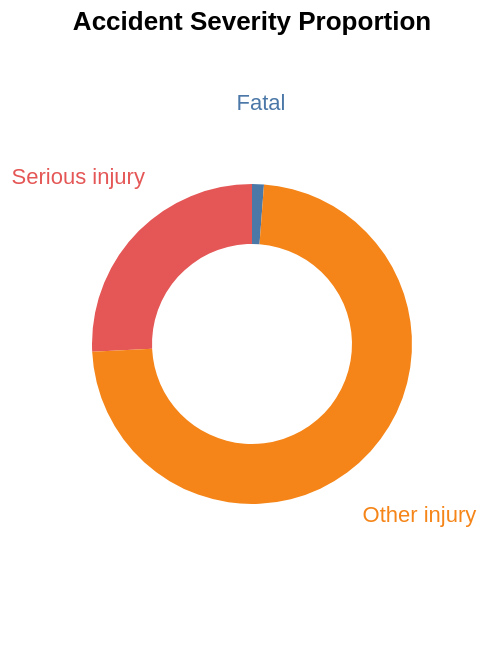

Here is the Vega-Lite specification saved for this chart:
### Vega-Lite specification from a JSON file in a GitHub repository (floating-point values rounded to 4 significant figures)
{"$schema": "https://vega.github.io/schema/vega-lite/v5.json", "width": 200, "height": 300, "title": "Accident Severity Proportion", "data": {"values": [{"Severity": "Fatal", "value": 443, "percentage": "1.19%"}, {"Severity": "Serious injury", "value": 9552, "percentage": "25.77%"}, {"Severity": "Other injury", "value": 27072, "percentage": "73.03%"}]}, "config": {"view": {"stroke": "transparent"}}, "encoding": {"theta": {"field": "value", "type": "quantitative", "stack": "normalize"}, "color": {"field": "Severity", "type": "nominal", "legend": null}, "tooltip": [{"field": "Severity", "type": "nominal"}, {"field": "percentage", "title": "Value"}]}, "layer": [{"mark": {"type": "arc", "outerRadius": 80, "innerRadius": 50}}, {"mark": {"type": "text", "radius": 120}, "encoding": {"text": {"field": "Severity", "type": "nominal"}}}]}
